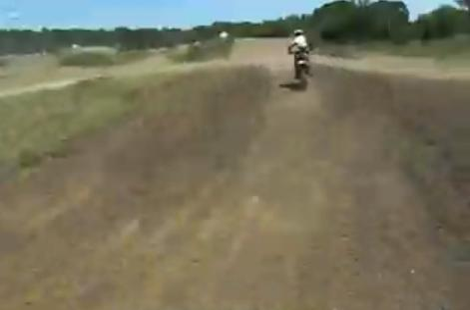
#> input picture Imgs/00001.png, 470 x 310 px
$ python grimson_method.py
#> lines starting #> are read from the running program, lines starting #| are printed output that depends on the picture; after the words box and inside, x2 and y2 are one past the last pixel; in counts of white or black regions, pixels touching at a corner belong together
import cv2
import os
import numpy as np

def norm_pdf(x,mean,sigma):
    return (1/(np.sqrt(2*3.14)*sigma))*(np.exp(-0.5*(((x-mean)/sigma)**2)))

mins = []

maxs = []

f_image = cv2.imread("./Imgs/00001.png")
#> f_image is the input picture: shape (310, 470, 3); mean B, G, R 93, 115, 119.2

f_image = cv2.cvtColor(f_image, cv2.COLOR_BGR2GRAY)
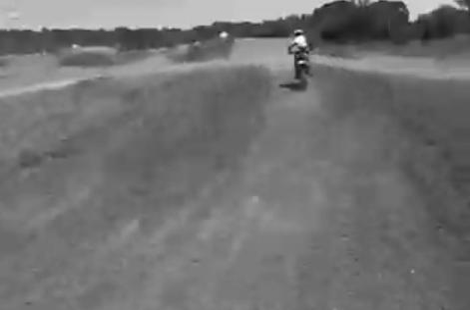
#> f_image: shape (310, 470); min 9, max 254, mean 113.8

row,col = f_image.shape
#> row = 310; col = 470

mean = np.zeros([3,row,col],np.float64)
mean[1,:,:] = f_image

variance = np.zeros([3,row,col],np.float64)
variance[:,:,:] = 400

omega = np.zeros([3,row,col],np.float64)
omega[0,:,:],omega[1,:,:],omega[2,:,:] = 0,0,1

omega_by_sigma = np.zeros([3,row,col],np.float64)

foreground = np.zeros([row,col],np.uint8)
background = np.zeros([row,col],np.uint8)

alpha = 0.3
T = 0.5

a = np.uint8([255])
b = np.uint8([0])

for imgs in os.listdir("./Imgs/"):

    c_image = cv2.imread("./Imgs/"+imgs)

    c_image = cv2.cvtColor(c_image, cv2.COLOR_BGR2GRAY)

    c_image = c_image.astype(np.float64)

    variance[0][np.where(variance[0]<1)] = 10
    variance[1][np.where(variance[1]<1)] = 5
    variance[2][np.where(variance[2]<1)] = 1

    sigma1 = np.sqrt(variance[0])
    sigma2 = np.sqrt(variance[1])
    sigma3 = np.sqrt(variance[2])

    compare_val_1 = cv2.absdiff(c_image,mean[0])
    compare_val_2 = cv2.absdiff(c_image,mean[1])
#> compare_val_2: shape (310, 470) float64; every value is 0
    compare_val_3 = cv2.absdiff(c_image,mean[2])

    value1 = 2.5 * sigma1
    value2 = 2.5 * sigma2
    value3 = 2.5 * sigma3

    fore_index1 = np.where(omega[2]>T)
    fore_index2 = np.where(((omega[2]+omega[1])>T) & (omega[2]<T))
#> fore_index2 = (empty array, empty array)

    gauss_fit_index1 = np.where(compare_val_1 <= value1)
#> gauss_fit_index1 = 2077 positions, rows 1 to 87, columns 218 to 469
    gauss_not_fit_index1 = np.where(compare_val_1 > value1)
#> gauss_not_fit_index1 = 143623 positions, rows 0 to 309, columns 0 to 469


    gauss_fit_index2 = np.where(compare_val_2 <= value2)
#> gauss_fit_index2 = 145700 positions, rows 0 to 309, columns 0 to 469
    gauss_not_fit_index2 = np.where(compare_val_2 > value2)
#> gauss_not_fit_index2 = (empty array, empty array)

    gauss_fit_index3 = np.where(compare_val_3 <= value3)
#> gauss_fit_index3 = 2077 positions, rows 1 to 87, columns 218 to 469
    gauss_not_fit_index3 = np.where(compare_val_3 > value3)
#> gauss_not_fit_index3 = 143623 positions, rows 0 to 309, columns 0 to 469

    temp = np.zeros([row, col])
    temp[fore_index1] = 1
    temp[gauss_fit_index3] = temp[gauss_fit_index3] + 1
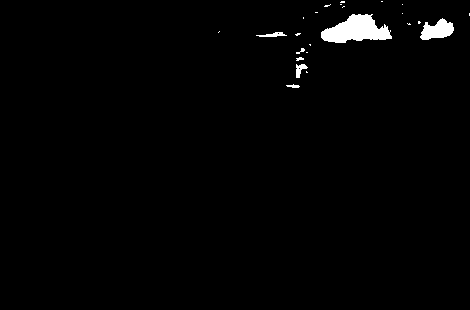
#> temp: shape (310, 470) float64; values 1 (black) and 2 (white), 1.4% white; 24 white regions (17 under 20 px), largest, box (x1, y1, x2, y2) and area: (321, 14, 392, 43) 1285, (420, 18, 454, 40) 472, (296, 64, 308, 78) 88
    index3 = np.where(temp == 2)
#> index3 = 2077 positions, rows 1 to 87, columns 218 to 469

    temp = np.zeros([row,col])
    temp[fore_index2] = 1
    index = np.where((compare_val_3<=value3)|(compare_val_2<=value2))
#> index = 145700 positions, rows 0 to 309, columns 0 to 469
    temp[index] = temp[index]+1
#> temp: shape (310, 470) float64; every value is 1
    index2 = np.where(temp==2)
#> index2 = (empty array, empty array)

    match_index = np.zeros([row,col])
    match_index[gauss_fit_index1] = 1
    match_index[gauss_fit_index2] = 1
    match_index[gauss_fit_index3] = 1
    not_match_index = np.where(match_index == 0)

    rho = alpha * norm_pdf(c_image[gauss_fit_index1], mean[0][gauss_fit_index1], sigma1[gauss_fit_index1])
#> rho = 2077 values, max 0.00541 at index 1262, min 0.000263 at index 6, mean 0.000847
    constant = rho * ((c_image[gauss_fit_index1] - mean[0][gauss_fit_index1]) ** 2)
#> constant = 2077 values, max 1.76 at index 1216, min 0.438 at index 1262, mean 1.19
    mean[0][gauss_fit_index1] = (1 - rho) * mean[0][gauss_fit_index1] + rho * c_image[gauss_fit_index1]
    variance[0][gauss_fit_index1] = (1 - rho) * variance[0][gauss_fit_index1] + constant
    omega[0][gauss_fit_index1] = (1 - alpha) * omega[0][gauss_fit_index1] + alpha
    omega[0][gauss_not_fit_index1] = (1 - alpha) * omega[0][gauss_not_fit_index1]

    rho = alpha * norm_pdf(c_image[gauss_fit_index2], mean[1][gauss_fit_index2], sigma2[gauss_fit_index2])
    constant = rho * ((c_image[gauss_fit_index2] - mean[1][gauss_fit_index2]) ** 2)
    mean[1][gauss_fit_index2] = (1 - rho) * mean[1][gauss_fit_index2] + rho * c_image[gauss_fit_index2]
    variance[1][gauss_fit_index2] = (1 - rho) * variance[1][gauss_fit_index2] + rho * constant
    omega[1][gauss_fit_index2] = (1 - alpha) * omega[1][gauss_fit_index2] + alpha
    omega[1][gauss_not_fit_index2] = (1 - alpha) * omega[1][gauss_not_fit_index2]


    rho = alpha * norm_pdf(c_image[gauss_fit_index3], mean[2][gauss_fit_index3], sigma3[gauss_fit_index3])
    constant = rho * ((c_image[gauss_fit_index3] - mean[2][gauss_fit_index3]) ** 2)
    mean[2][gauss_fit_index3] = (1 - rho) * mean[2][gauss_fit_index3] + rho * c_image[gauss_fit_index3]
    variance[2][gauss_fit_index3] = (1 - rho) * variance[2][gauss_fit_index3] + constant
    omega[2][gauss_fit_index3] = (1 - alpha) * omega[2][gauss_fit_index3] + alpha
    omega[2][gauss_not_fit_index3] = (1 - alpha) * omega[2][gauss_not_fit_index3]

    mean[0][not_match_index] = c_image[not_match_index]
    variance[0][not_match_index] = 200
    omega[0][not_match_index] = 0.1

    sum = np.sum(omega,axis=0)
    omega = omega/sum

    omega_by_sigma[0] = omega[0] / sigma1
    omega_by_sigma[1] = omega[1] / sigma2
    omega_by_sigma[2] = omega[2] / sigma3

    index = np.argsort(omega_by_sigma,axis=0)

    mean = np.take_along_axis(mean,index,axis=0)
    variance = np.take_along_axis(variance,index,axis=0)
    omega = np.take_along_axis(omega,index,axis=0)

    c_image = c_image.astype(np.uint8)

    background[index2] = c_image[index2]
#> background: shape (310, 470); every value is 0
    background[index3] = c_image[index3]
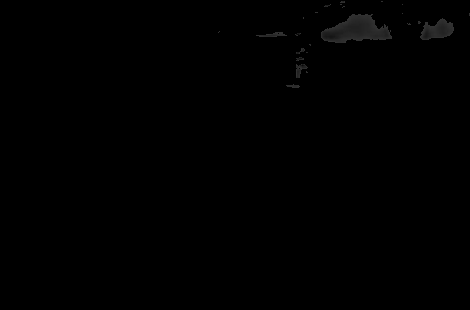
#> background: shape (310, 470); min 0, max 50, mean 0.6
    #cv2.imshow('frame',cv2.subtract(c_image,background))

    #cv2.waitKey(0)

    cv2.imwrite("./grimson_output/"+"3_"+imgs, cv2.subtract(c_image,background))
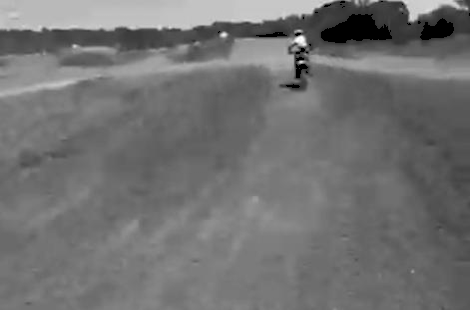
#> saved as 3_00001.png: shape (310, 470); min 0, max 254, mean 113.2
#> pass 2 of the loop `for imgs in os.listdir("./Imgs/"):`:
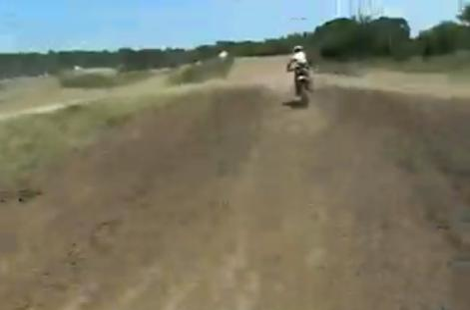
#> input picture Imgs/00002.png, 470 x 310 px
#> c_image is the input picture: shape (310, 470, 3); mean B, G, R 103.3, 121, 121.6
#> gauss_fit_index1 = 2025 positions, rows 18 to 200, columns 19 to 454
#> gauss_not_fit_index1 = 143675 positions, rows 0 to 309, columns 0 to 469
#> gauss_fit_index2 = 127474 positions, rows 0 to 309, columns 0 to 469
#> gauss_not_fit_index2 = 18226 positions, rows 0 to 271, columns 0 to 469
#> gauss_fit_index3 = 2025 positions, rows 18 to 200, columns 19 to 454
#> gauss_not_fit_index3 = 143675 positions, rows 0 to 309, columns 0 to 469
#> `temp[gauss_fit_index3] = temp[gauss_fit_index3] + 1`:
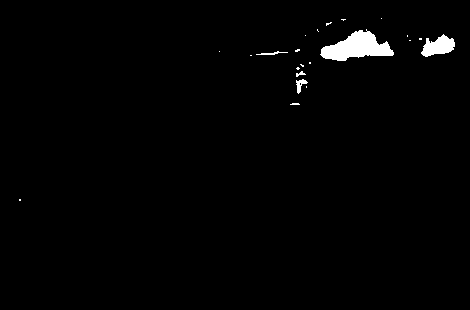
#> temp: shape (310, 470) float64; values 1 (black) and 2 (white), 1.4% white; 22 white regions (17 under 20 px), largest, box (x1, y1, x2, y2) and area: (320, 29, 394, 61) 1302, (421, 34, 455, 57) 475, (296, 79, 308, 94) 80, (256, 51, 288, 55) 52, (296, 71, 306, 77) 28
#> index3 = 2025 positions, rows 18 to 200, columns 19 to 454
#> index = 128450 positions, rows 0 to 309, columns 0 to 469
#> `rho = alpha * norm_pdf(c_image[gauss_fit_index1], mean[0][gauss_fit_in..`: rho = 2025 values, max 0.00515 at index 1912, min 0.000263 at index 6, mean 0.000851
#> `constant = rho * ((c_image[gauss_fit_index1] - mean[0][gauss_fit_index..`: constant = 2025 values, max 1.76 at index 1105, min 0.623 at index 1912, mean 1.19
#> `cv2.imwrite("./grimson_output/"+"3_"+imgs, cv2.subtract(c_image,backgr..`:
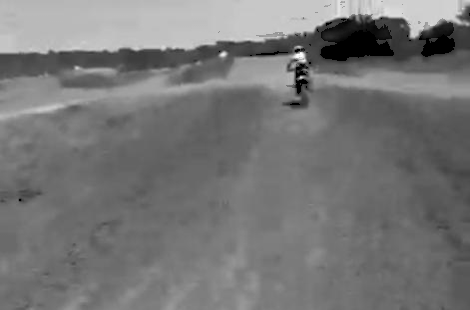
#> saved as 3_00002.png: shape (310, 470); min 0, max 254, mean 118.1
#> pass 3 of the loop `for imgs in os.listdir("./Imgs/"):`:
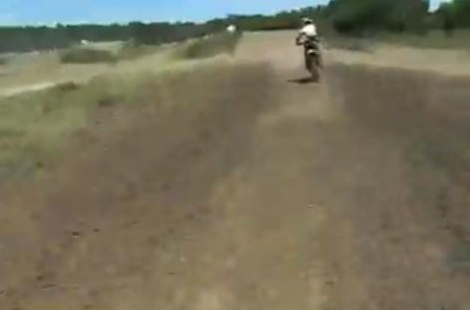
#> input picture Imgs/00003.png, 470 x 310 px
#> c_image is the input picture: shape (310, 470, 3); mean B, G, R 91.4, 113, 118.5
#> gauss_fit_index1 = 2826 positions, rows 3 to 271, columns 0 to 469
#> gauss_not_fit_index1 = 142874 positions, rows 0 to 309, columns 0 to 469
#> gauss_fit_index2 = 18314 positions, rows 0 to 201, columns 0 to 469
#> gauss_not_fit_index2 = 127386 positions, rows 0 to 309, columns 0 to 469
#> gauss_fit_index3 = 123827 positions, rows 0 to 309, columns 0 to 469
#> gauss_not_fit_index3 = 21873 positions, rows 0 to 271, columns 0 to 469
#> index3 = 123265 positions, rows 0 to 309, columns 0 to 469
#> index = 140190 positions, rows 0 to 309, columns 0 to 469
#> `temp[index] = temp[index]+1`:
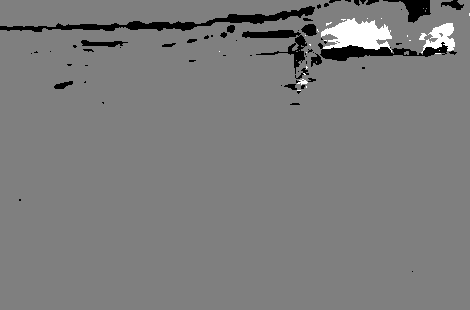
#> temp: shape (310, 470) float64; min 0, max 2, mean 0.978; drawn with min black and max white
#> index2 = 2059 positions, rows 13 to 90, columns 219 to 469
#> `rho = alpha * norm_pdf(c_image[gauss_fit_index1], mean[0][gauss_fit_in..`: rho = 2826 values, max 0.00846 at index 601, min 0.000263 at index 32, mean 0.00231
#> `constant = rho * ((c_image[gauss_fit_index1] - mean[0][gauss_fit_index..`: constant = 2826 values, max 1.76 at index 518, min 0 at index 601, mean 1.03
#> `rho = alpha * norm_pdf(c_image[gauss_fit_index2], mean[1][gauss_fit_in..`: rho = 18314 values, max 0.00602 at index 14211, min 0.000263 at index 905, mean 0.00466
#> `constant = rho * ((c_image[gauss_fit_index2] - mean[1][gauss_fit_index..`: constant = 18314 values, max 1.76 at index 10676, min 0 at index 85, mean 0.581
#> `cv2.imwrite("./grimson_output/"+"3_"+imgs, cv2.subtract(c_image,backgr..`:
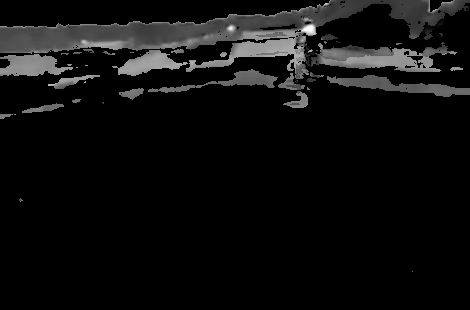
#> saved as 3_00003.png: shape (310, 470); min 0, max 254, mean 14.5
